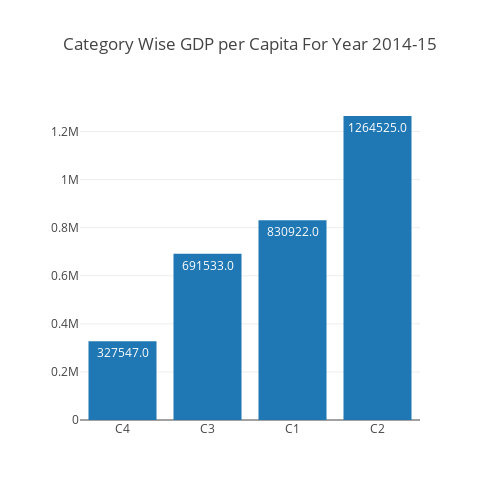

The code cell stored with this chart in its notebook:
### Code cell
data = [go.Bar(
            x=gsdp_per_capita_cat.index.tolist(),
            y=gsdp_per_capita_cat.values.tolist(),
            text = gsdp_per_capita_cat.values.tolist(),
            textposition = 'auto'
    )]
layout = go.Layout(
    autosize=False,
    width=500,
    height=500,
    title=go.layout.Title(
        text='Category Wise GDP per Capita For Year 2014-15',
        xref='paper',
        x=0.5
    )
)
fig = go.Figure(data = data, layout = layout)
iplot(fig)

### Figure 1 — Plotly figure (JSON) as saved in the notebook; plotly's stock layout.template omitted (floating-point values rounded to 4 significant figures)
{"data": [{"text": ["327547.0", "691533.0", "830922.0", "1264525.0"], "textposition": "auto", "type": "bar", "uid": "0d9e3eaf-45a1-4614-86ed-55a45d80fdec", "x": ["C4", "C3", "C1", "C2"], "y": [327547, 691533, 830922, 1264525]}], "layout": {"autosize": false, "height": 500, "title": {"text": "Category Wise GDP per Capita For Year 2014-15", "x": 0.5, "xref": "paper"}, "width": 500, "xaxis": {"autorange": true, "range": [-0.5, 3.5], "type": "category"}, "yaxis": {"autorange": true, "range": [0, 1331000.0], "type": "linear"}}}
